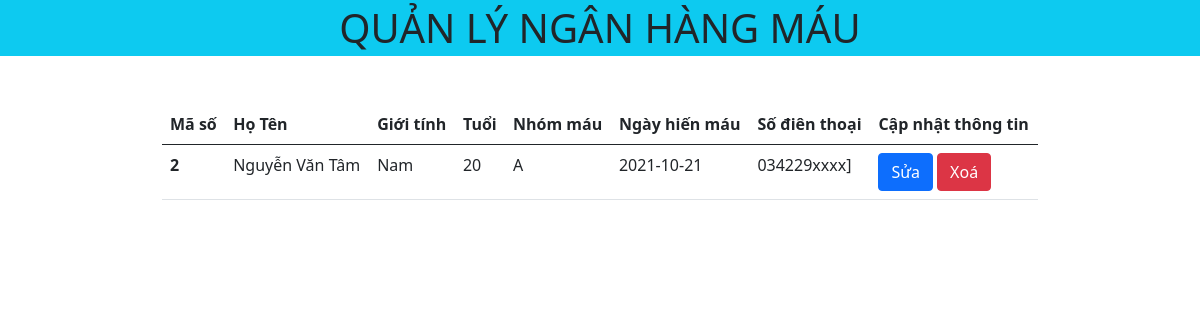
Screenshot of /detail.php?id=2 with the database file from the repository.
### tables this page shows
CREATE TABLE `blood_donor` (
  `bd_id` int(11) NOT NULL,
  `bd_name` varchar(50) NOT NULL,
  `bd_sex` varchar(5) DEFAULT NULL,
  `bd_age` int(11) NOT NULL,
  `bd_bgroup` varchar(5) NOT NULL,
  `bd_reg_date` date NOT NULL DEFAULT current_timestamp(),
  `bd_phno` varchar(20) NOT NULL
);

### detail.php (the view, shortened to what this page needs)
<?php
include './header.php';
$id = $_GET['id'];
?>
<table class="table table-responsive">
    <thead>
        <tr>
            <th scope="col">Mã số</th>
            <th scope="col">Họ Tên</th>
            <th scope="col">Giới tính</th>
            <th scope="col">Tuổi</th>
            <th scope="col">Nhóm máu</th>
            <th scope="col">Ngày hiến máu</th>
            <th scope="col">Số điên thoại</th>
            <th scope="col">Cập nhật thông tin</th>
        </tr>
    </thead>
    <tbody>
        <?php
        include './config.php';
        $sql = "SELECT * FROM `blood_donor` WHERE bd_id = '$id' ";
        $result = mysqli_query($conn, $sql);
        if (mysqli_num_rows($result) > 0) {
            while ($row = mysqli_fetch_assoc($result)) {
                echo "<tr>";
                echo '<th scope="row">' . $row['bd_id'] . '</th>';
                echo '<td>' . $row['bd_name'] . '</td>';
                echo '<td>' . $row['bd_sex'] . '</td>';
                echo '<td>' . $row['bd_age'] . '</td>';
                echo '<td>' . $row['bd_bgroup'] . '</td>';
                echo '<td>' . $row['bd_reg_date'] . '</td>';
                echo '<td>' . $row['bd_phno'] . '</td>';
                echo '<td>
                        <a href="process/edit.php?id=' . $id . '" class="btn btn-primary">Sửa</a>
                        <a href="process/delete.php?id=' . $id . '" class="btn btn-danger">Xoá</a>
                      </td>';
                echo '</tr>';
            }
        }
        ?>
    </tbody>
</table>
<?php include './footer.php' ?>

### rows the page displays
blood_donor: bd_id "2", bd_name "Nguyễn Văn Tâm", bd_sex "Nam", bd_age "20", bd_bgroup "A", bd_reg_date "2021-10-21", bd_phno "034229xxxx]"
